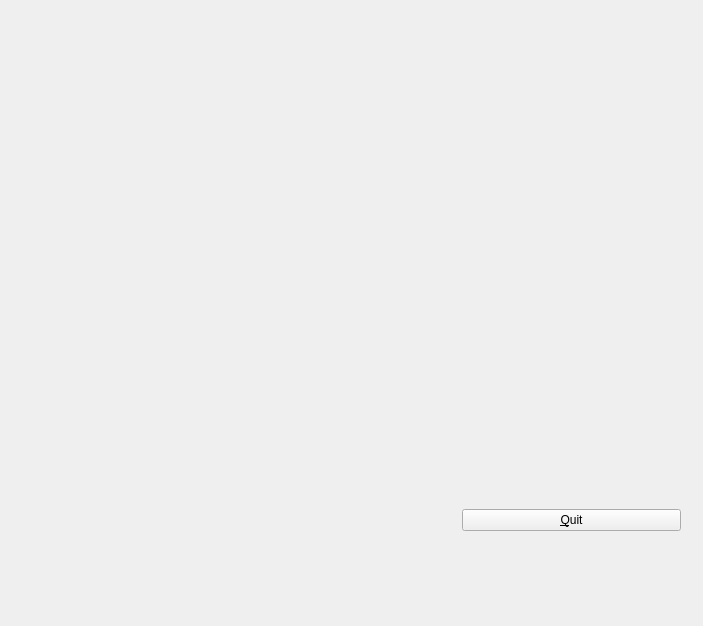
<?xml version="1.0" encoding="UTF-8"?>
<ui version="4.0">
 <class>MainWindow</class>
 <widget class="QMainWindow" name="MainWindow">
  <property name="windowModality">
   <enum>Qt::ApplicationModal</enum>
  </property>
  <property name="geometry">
   <rect>
    <x>0</x>
    <y>0</y>
    <width>703</width>
    <height>626</height>
   </rect>
  </property>
  <property name="sizePolicy">
   <sizepolicy hsizetype="Expanding" vsizetype="Preferred">
    <horstretch>0</horstretch>
    <verstretch>0</verstretch>
   </sizepolicy>
  </property>
  <property name="windowTitle">
   <string>OpenGL</string>
  </property>
  <widget class="QWidget" name="centralWidget">
   <layout class="QHBoxLayout" name="horizontalLayout">
    <item>
     <widget class="GLWidget" name="widget" native="true">
      <widget class="QWidget" name="">
       <property name="geometry">
        <rect>
         <x>440</x>
         <y>200</y>
         <width>241</width>
         <height>331</height>
        </rect>
       </property>
       <layout class="QVBoxLayout" name="verticalLayout">
        <item>
         <spacer name="verticalSpacer">
          <property name="orientation">
           <enum>Qt::Vertical</enum>
          </property>
          <property name="sizeHint" stdset="0">
           <size>
            <width>20</width>
            <height>40</height>
           </size>
          </property>
         </spacer>
        </item>
        <item>
         <widget class="QPushButton" name="pushButton">
          <property name="text">
           <string>&amp;Quit</string>
          </property>
         </widget>
        </item>
       </layout>
      </widget>
     </widget>
    </item>
   </layout>
  </widget>
 </widget>
 <layoutdefault spacing="6" margin="11"/>
 <customwidgets>
  <customwidget>
   <class>GLWidget</class>
   <extends>QWidget</extends>
   <header>glwidget.h</header>
   <container>1</container>
  </customwidget>
 </customwidgets>
 <resources/>
 <connections>
  <connection>
   <sender>pushButton</sender>
   <signal>clicked()</signal>
   <receiver>MainWindow</receiver>
   <slot>close()</slot>
   <hints>
    <hint type="sourcelabel">
     <x>246</x>
     <y>483</y>
    </hint>
    <hint type="destinationlabel">
     <x>327</x>
     <y>231</y>
    </hint>
   </hints>
  </connection>
 </connections>
</ui>
